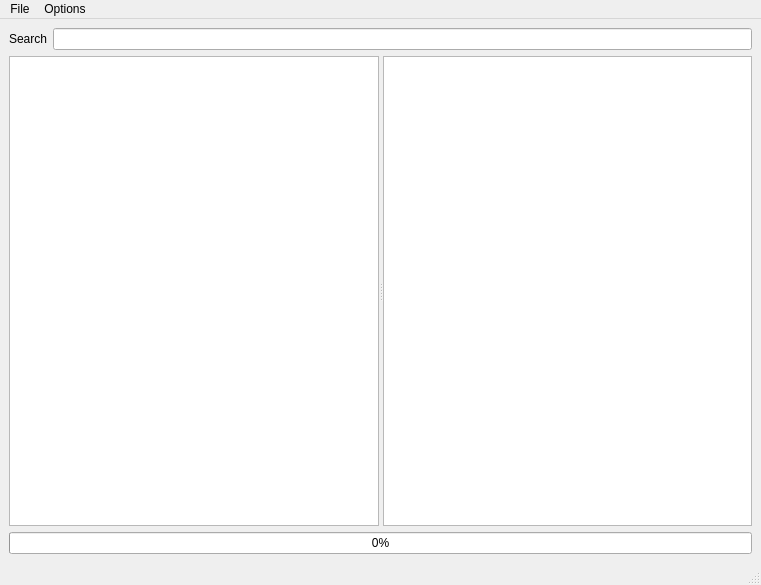
<?xml version="1.0" encoding="UTF-8"?>
<ui version="4.0">
 <class>MainWindow</class>
 <widget class="QMainWindow" name="MainWindow">
  <property name="geometry">
   <rect>
    <x>0</x>
    <y>0</y>
    <width>761</width>
    <height>585</height>
   </rect>
  </property>
  <property name="windowTitle">
   <string>Japanese Verb Search</string>
  </property>
  <widget class="QWidget" name="centralwidget">
   <layout class="QGridLayout" name="layout">
    <item row="0" column="2">
     <widget class="QLineEdit" name="searchBox"/>
    </item>
    <item row="0" column="1">
     <widget class="QLabel" name="searchLabel">
      <property name="text">
       <string>Search</string>
      </property>
     </widget>
    </item>
    <item row="1" column="1" colspan="2">
     <widget class="QSplitter" name="splitter">
      <property name="orientation">
       <enum>Qt::Horizontal</enum>
      </property>
      <widget class="QListView" name="filesView">
       <property name="editTriggers">
        <set>QAbstractItemView::NoEditTriggers</set>
       </property>
       <property name="alternatingRowColors">
        <bool>true</bool>
       </property>
      </widget>
      <widget class="HighlightTextEdit" name="textView">
       <property name="font">
        <font>
         <family>Yu Gothic</family>
         <pointsize>11</pointsize>
        </font>
       </property>
       <property name="readOnly">
        <bool>true</bool>
       </property>
      </widget>
     </widget>
    </item>
    <item row="2" column="1" colspan="2">
     <widget class="QProgressBar" name="progressBar">
      <property name="value">
       <number>0</number>
      </property>
      <property name="textVisible">
       <bool>true</bool>
      </property>
     </widget>
    </item>
   </layout>
  </widget>
  <widget class="QMenuBar" name="menubar">
   <property name="geometry">
    <rect>
     <x>0</x>
     <y>0</y>
     <width>761</width>
     <height>26</height>
    </rect>
   </property>
   <widget class="QMenu" name="menuFile">
    <property name="title">
     <string>File</string>
    </property>
    <addaction name="actionOpenDir"/>
    <addaction name="actionExport"/>
    <addaction name="actionExit"/>
   </widget>
   <widget class="QMenu" name="menuOptions">
    <property name="title">
     <string>Options</string>
    </property>
    <addaction name="actionRealtimeSearch"/>
    <addaction name="actionRegExpSearch"/>
   </widget>
   <addaction name="menuFile"/>
   <addaction name="menuOptions"/>
  </widget>
  <widget class="QStatusBar" name="statusBar"/>
  <action name="actionOpenDir">
   <property name="text">
    <string>Open...</string>
   </property>
   <property name="toolTip">
    <string>Open working directory</string>
   </property>
   <property name="shortcut">
    <string>Ctrl+O</string>
   </property>
  </action>
  <action name="actionExit">
   <property name="text">
    <string>Exit</string>
   </property>
   <property name="shortcut">
    <string>Ctrl+Q</string>
   </property>
  </action>
  <action name="actionRealtimeSearch">
   <property name="checkable">
    <bool>true</bool>
   </property>
   <property name="text">
    <string>Search: Realtime</string>
   </property>
  </action>
  <action name="actionRegExpSearch">
   <property name="checkable">
    <bool>true</bool>
   </property>
   <property name="text">
    <string>Search: Use RexExp engine</string>
   </property>
  </action>
  <action name="actionExport">
   <property name="text">
    <string>Export...</string>
   </property>
   <property name="shortcut">
    <string>Ctrl+E</string>
   </property>
  </action>
 </widget>
 <customwidgets>
  <customwidget>
   <class>HighlightTextEdit</class>
   <extends>QPlainTextEdit</extends>
   <header>jvs/highlighttextedit.h</header>
  </customwidget>
 </customwidgets>
 <tabstops>
  <tabstop>searchBox</tabstop>
  <tabstop>filesView</tabstop>
  <tabstop>textView</tabstop>
 </tabstops>
 <resources/>
 <connections/>
</ui>
